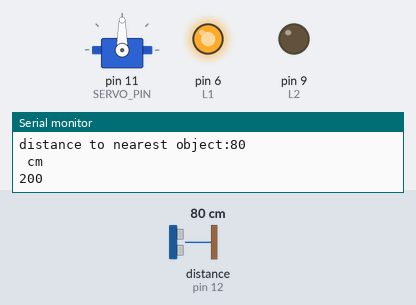
Recording of a sketch running on a simulated Arduino Uno, built with avr-gcc and run on an emulated ATmega328P. Parts: servo, output pins drawn as LEDs (lit = HIGH), the last lines printed to the serial monitor. Wiring (inferred from the names in the program): ultrasonic range finder: trigger pin 13; echo pin 12. The test bench sets the inputs (shaded band); at power-on: distance to the obstacle (sensor on pin 12) 80 cm. The echo pulse lasts 58.3 µs per cm; pins used as bus, display or sensor lines are not drawn.

Above: at 3.8 s.
3.9 s: distance to the obstacle (sensor on pin 12) set to 22 cm
7.3 s: distance to the obstacle (sensor on pin 12) set to 18 cm
At 9.5 s:
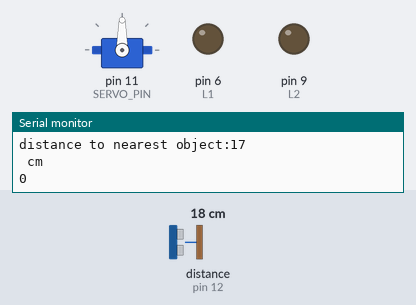
14.0 s: distance to the obstacle (sensor on pin 12) set to 35 cm
At 15.6 s:
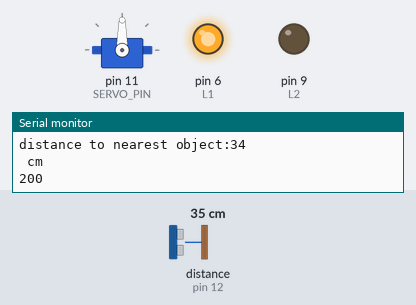
17.4 s: distance to the obstacle (sensor on pin 12) set to 2 cm
At 17.9 s:
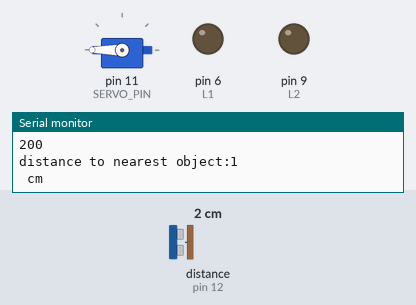
Timing chart, 0 to 23.5 s (numbered marks = the images above; inputs shaded):
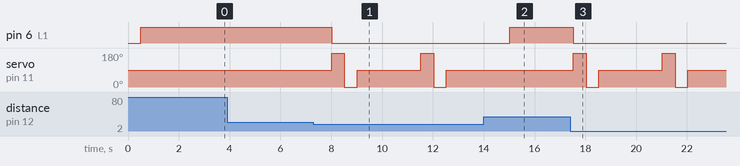

The sketch:

ControlBySonicSensor.ino
```cpp
#include <Servo.h>
Servo myservo;
const unsigned int TRIG_PIN=13;
const unsigned int ECHO_PIN=12;
const unsigned int SERVO_PIN=11;
#define R1 3
#define R2 5
#define L1 6
#define L2 9

int limitdis = 20;

void setup() {
  // put your setup code here, to run once:
  Serial.begin(9600);
  pinMode(R1, OUTPUT);
  pinMode(L1, OUTPUT);
  pinMode(R2, OUTPUT);
  pinMode(L2, OUTPUT);
  pinMode(TRIG_PIN, OUTPUT);
  pinMode(ECHO_PIN, INPUT);
  myservo.attach(SERVO_PIN);
  myservo.write(90);
}
int GetDisFront()
{
  myservo.write(90);
  delay(500);
  return UltraVoiceDistance();
  delay(500);
}
int GetDisLeft()
{
  myservo.write(180);
  delay(500);
  return UltraVoiceDistance();
  delay(500);
}
int GetDisRight()
{
  myservo.write(0);
  delay(500);
  return UltraVoiceDistance();
  delay(500);
}
//
//Calculate distance
int UltraVoiceDistance()
{
  digitalWrite(TRIG_PIN, LOW);
  delayMicroseconds(2);
  digitalWrite(TRIG_PIN,  HIGH);
  delayMicroseconds(10);
  digitalWrite(TRIG_PIN, LOW);

  const unsigned long duration= pulseIn(ECHO_PIN, HIGH);
  int distance= duration/58;
  if(duration==0){
    Serial.println("Warning: no pulse from sensor");
  }
  else{
    Serial.print("distance to nearest object:");
    Serial.println(distance);
    Serial.println(" cm");
    return distance;
  }delay(200);
}
//Control motors speed
void MotorSpeed(int motor, int speed)
{
  if(motor == 1)
  {
    if(speed >= 0)
    {
      analogWrite(R1, speed);
      analogWrite(R2, 0);
    }else{
      analogWrite(R1, 0);
      analogWrite(R2, abs(speed));
    }
  }
  if(motor == 2)
  {
    if(speed >= 0)
    {
      analogWrite(L1, speed);
      analogWrite(L2, 0);
    }else{
      analogWrite(L1, 0);
      analogWrite(L2, abs(speed));
    }
  }
}
//Control motors direction
void TurnLeft()
{
  MotorSpeed(1, 255);
  MotorSpeed(2, -255);
}
void TurnRight()
{
  MotorSpeed(1, -255);
  MotorSpeed(2, 255);
}
void TurnBack()
{
  MotorSpeed(1, -255);
  MotorSpeed(2, -255);
}
void GoStrange()
{
  MotorSpeed(1, 255);
  MotorSpeed(2, 255);
}
void Stop()
{
  MotorSpeed(1, 0);
  MotorSpeed(2, 0);
}
//Mode 1: Control by Sonic distance calculate
void ControlByDistance()
{
  int leftdis;
  int rightdis;
  int frontdis;
  int speed;
  frontdis = GetDisFront();
  if(frontdis < limitdis)
  {
    Stop();
    leftdis = GetDisLeft();
    rightdis = GetDisRight();
    myservo.write(90);
    if(leftdis > limitdis && rightdis < limitdis)
    {
      TurnLeft();
      speed = 0;
      delay(200);
    }else if(leftdis < limitdis && rightdis > limitdis)
    {
      TurnRight();
      speed = 0;
      delay(200);
    }else if(leftdis < limitdis && rightdis < limitdis)
    {
      Stop();
      speed = 0;
    }
  }else{
      GoStrange();
      speed = 200;
  }
  Serial.println(speed);
  delay(2000);
}
void loop() {
  // put your main code here, to run repeatedly:
  ControlByDistance();
}
```

Measured:
- the behaviour switches between 21 and 20 cm on distance to the obstacle (sensor on pin 12) (found by bisection; images 0 and 1)
- after the input at 7.3 s, pin 6 (L1): HIGH → LOW after 0.72 s; servo on pin 11 (SERVO_PIN): 90° → 180° after 0.72 s, → 0° 0.50 s later, → 90° 0.50 s later, → 180° 2.5 s later, … (6 changes in this stretch)
- after the input at 14.0 s, pin 6 (L1): LOW → HIGH after 1.0 s; servo on pin 11 (SERVO_PIN): stays 90° (without the input it goes to 180° after 1.0 s)
- after the input at 17.4 s, pin 6 (L1): HIGH → LOW after 0.13 s; servo on pin 11 (SERVO_PIN): 90° → 180° after 0.13 s, → 0° 0.50 s later, → 90° 0.50 s later, → 180° 2.5 s later, … (6 changes in this stretch)
